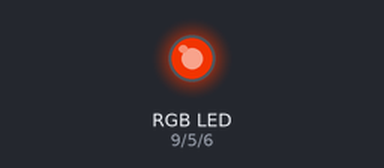
This sketch was run on a simulated Arduino Uno, built with avr-gcc and run on an emulated ATmega328P. On the bench: an RGB LED mixed from three pins (HIGH = lit). Dim RGB values are drawn brighter than linear.

Above: at 0.05 s.
At 0.15 s:
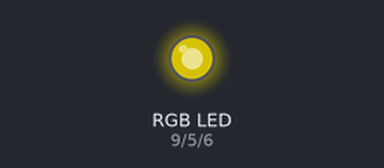
At 0.25 s:
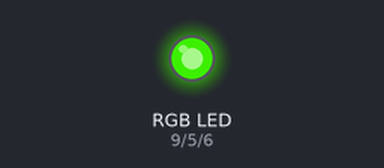
At 0.45 s:
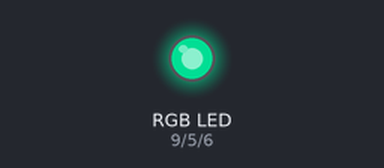
At 0.65 s:
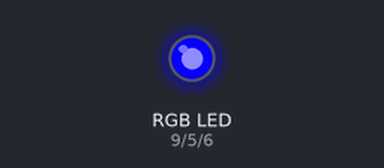
At 0.9 s:
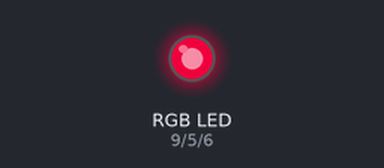
Timing chart, 0 to 3.0 s (numbered marks = the images above):
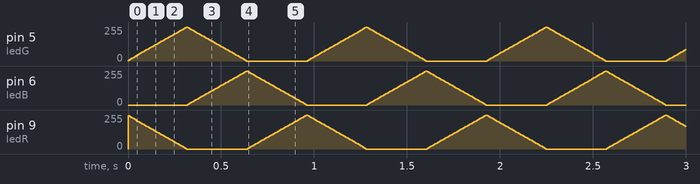

The sketch:

anjoArduino2020.ino
```cpp
int ledR = 9;           // the PWM pin the LED_R is attached to
int ledG = 5;           // the PWM pin the LED_G is attached to
int ledB = 6;           // the PWM pin the LED_B is attached to
int angle = 0;

const uint8_t lights[360]={
  0,   0,   0,   0,   0,   1,   1,   2,
  2,   3,   4,   5,   6,   7,   8,   9,
 11,  12,  13,  15,  17,  18,  20,  22,
 24,  26,  28,  30,  32,  35,  37,  39,
 42,  44,  47,  49,  52,  55,  58,  60,
 63,  66,  69,  72,  75,  78,  81,  85,
 88,  91,  94,  97, 101, 104, 107, 111,
114, 117, 121, 124, 127, 131, 134, 137,
141, 144, 147, 150, 154, 157, 160, 163,
167, 170, 173, 176, 179, 182, 185, 188,
191, 194, 197, 200, 202, 205, 208, 210,
213, 215, 217, 220, 222, 224, 226, 229,
231, 232, 234, 236, 238, 239, 241, 242,
244, 245, 246, 248, 249, 250, 251, 251,
252, 253, 253, 254, 254, 255, 255, 255,
255, 255, 255, 255, 254, 254, 253, 253,
252, 251, 251, 250, 249, 248, 246, 245,
244, 242, 241, 239, 238, 236, 234, 232,
231, 229, 226, 224, 222, 220, 217, 215,
213, 210, 208, 205, 202, 200, 197, 194,
191, 188, 185, 182, 179, 176, 173, 170,
167, 163, 160, 157, 154, 150, 147, 144,
141, 137, 134, 131, 127, 124, 121, 117,
114, 111, 107, 104, 101,  97,  94,  91,
 88,  85,  81,  78,  75,  72,  69,  66,
 63,  60,  58,  55,  52,  49,  47,  44,
 42,  39,  37,  35,  32,  30,  28,  26,
 24,  22,  20,  18,  17,  15,  13,  12,
 11,   9,   8,   7,   6,   5,   4,   3,
  2,   2,   1,   1,   0,   0,   0,   0,
  0,   0,   0,   0,   0,   0,   0,   0,
  0,   0,   0,   0,   0,   0,   0,   0,
  0,   0,   0,   0,   0,   0,   0,   0,
  0,   0,   0,   0,   0,   0,   0,   0,
  0,   0,   0,   0,   0,   0,   0,   0,
  0,   0,   0,   0,   0,   0,   0,   0,
  0,   0,   0,   0,   0,   0,   0,   0,
  0,   0,   0,   0,   0,   0,   0,   0,
  0,   0,   0,   0,   0,   0,   0,   0,
  0,   0,   0,   0,   0,   0,   0,   0,
  0,   0,   0,   0,   0,   0,   0,   0,
  0,   0,   0,   0,   0,   0,   0,   0,
  0,   0,   0,   0,   0,   0,   0,   0,
  0,   0,   0,   0,   0,   0,   0,   0,
  0,   0,   0,   0,   0,   0,   0,   0};

const uint8_t HSVlights[61] =
{0, 4, 8, 13, 17, 21, 25, 30, 34, 38, 42, 47, 51, 55, 59, 64, 68, 72, 76,
81, 85, 89, 93, 98, 102, 106, 110, 115, 119, 123, 127, 132, 136, 140, 144,
149, 153, 157, 161, 166, 170, 174, 178, 183, 187, 191, 195, 200, 204, 208,
212, 217, 221, 225, 229, 234, 238, 242, 246, 251, 255};

const uint8_t HSVpower[121] =
{0, 2, 4, 6, 8, 11, 13, 15, 17, 19, 21, 23, 25, 28, 30, 32, 34, 36, 38, 40,
42, 45, 47, 49, 51, 53, 55, 57, 59, 62, 64, 66, 68, 70, 72, 74, 76, 79, 81,
83, 85, 87, 89, 91, 93, 96, 98, 100, 102, 104, 106, 108, 110, 113, 115, 117,
119, 121, 123, 125, 127, 130, 132, 134, 136, 138, 140, 142, 144, 147, 149,
151, 153, 155, 157, 159, 161, 164, 166, 168, 170, 172, 174, 176, 178, 181,
183, 185, 187, 189, 191, 193, 195, 198, 200, 202, 204, 206, 208, 210, 212,
215, 217, 219, 221, 223, 225, 227, 229, 232, 234, 236, 238, 240, 242, 244,
246, 249, 251, 253, 255};


// the real HSV rainbow
void trueHSV()
{
  int red, green, blue;

  if (angle<60) {red = 255; green = HSVlights[angle]; blue = 0;} else
  if (angle<120) {red = HSVlights[120-angle]; green = 255; blue = 0;} else
  if (angle<180) {red = 0, green = 255; blue = HSVlights[angle-120];} else
  if (angle<240) {red = 0, green = HSVlights[240-angle]; blue = 255;} else
  if (angle<300) {red = HSVlights[angle-240], green = 0; blue = 255;} else
                 {red = 255, green = 0; blue = HSVlights[360-angle];}
  analogWrite(ledR, red);
  analogWrite(ledG, green);
  analogWrite(ledB, blue);
}

// the 'power-conscious' HSV rainbow
void powerHSV()
{
  int red, green, blue;
  if (angle<120) {red = HSVpower[120-angle]; green = HSVpower[angle]; blue = 0;} else
  if (angle<240) {red = 0;  green = HSVpower[240-angle]; blue = HSVpower[angle-120];} else
                 {red = HSVpower[angle-240]; green = 0; blue = HSVpower[360-angle];}
  analogWrite(ledR, red);
  analogWrite(ledG, green);
  analogWrite(ledB, blue);
}

// sine wave rainbow
void sineLED()
{
  int red, green, blue;
  red = lights[(angle+120)%360];
  green = lights[angle];
  blue = lights[(angle+240)%360];
  analogWrite(ledR, red);
  analogWrite(ledG, green);
  analogWrite(ledB, blue);
}

// the setup routine runs once when you press reset:
void setup() {
  // declare pin 9 to be an output:
  pinMode(ledR, OUTPUT);
  pinMode(ledG, OUTPUT);
  pinMode(ledB, OUTPUT);
}

// the loop routine runs over and over again forever:
void loop() {
    angle = angle+3;
    angle = angle%360;
    powerHSV();
    delay(8);
}
```
